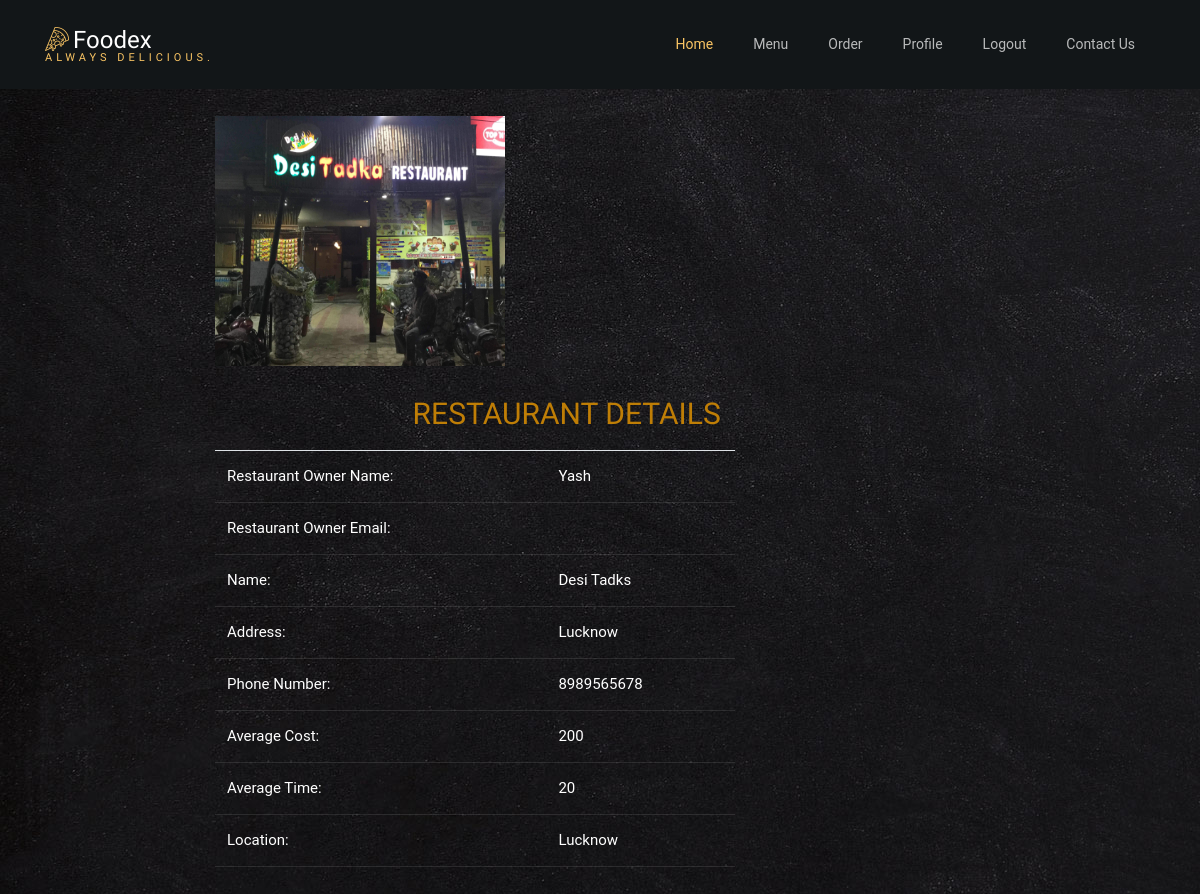
Screenshot of /restaurant/profile (signed in) with the database file from the repository.
### webapp/models.py (models this page shows, shortened)
class Restaurant(models.Model):
    restaurant_id = models.AutoField(primary_key=True)
    name = models.CharField(max_length=20, blank=False)
    owner = models.ForeignKey(RestaurantOwner, on_delete=models.CASCADE)
    address = models.CharField(max_length=50, blank=False)
    location = models.ForeignKey(Location, on_delete=models.DO_NOTHING)
    avg_time = models.CharField(max_length=4, blank=False)
    avg_cost = models.CharField(max_length=5, blank=False)
    is_exclusive = models.BooleanField(default=False)
    phone = models.CharField(max_length=10, blank=False)
    cuisine = models.ForeignKey(Cuisine, on_delete=models.DO_NOTHING)
    r_logo = models.FileField(blank=True)
    offer = models.ForeignKey(Offer, on_delete=models.DO_NOTHING)

class RestaurantOwner(models.Model):
    user = models.OneToOneField(settings.AUTH_USER_MODEL, on_delete=models.CASCADE)
    location = models.ForeignKey(Location, on_delete=models.DO_NOTHING)
    f_name = models.CharField(max_length=20, blank=False)
    l_name = models.CharField(max_length=20, blank=False)
    phone = models.CharField(max_length=10, blank=False)
    addressline1 = models.TextField(max_length=20, blank=False)
    addressline2 = models.TextField(max_length=20, blank=False)

class Location(models.Model):
    LocationId = models.AutoField(primary_key=True)
    LocationName = models.CharField(max_length=30, blank=False)
    def __str__(self):
        return self.LocationName

### webapp/views.py (the view)
# urls.py: path('restaurant/profile', views.restaurantProfile, name='rest_profile'),
def restaurantProfile(request, pk=None):
    if pk:
        user = User.objects.get(pk=pk)
    else:
        user = request.user
    restaurant_owner = RestaurantOwner.objects.get(user_id=request.user.id)
    restaurant = Restaurant.objects.get(owner_id=restaurant_owner)
    Context = {
        'user': user,
        'restaurant': restaurant,
        'restaurant_owner': restaurant_owner,
    }
    return render(request, 'webapp/rest_profile.html', Context)

### webapp/templates/webapp/rest_profile.html (shortened to what this page needs)
<!DOCTYPE html>
{% load static %}
<html lang="en">
<head>
    <link rel="stylesheet" href="{% static "css/open-iconic-bootstrap.min.css" %}">
    <link rel="stylesheet" href="{% static "css/animate.css" %}">
    <link rel="stylesheet" href="{% static "css/owl.carousel.min.css" %}">
    <link rel="stylesheet" href="{% static "css/owl.theme.default.min.css" %}">
    <link rel="stylesheet" href="{% static "css/magnific-popup.css" %}">
    <link rel="stylesheet" href="{% static "css/aos.css" %}">
    <link rel="stylesheet" href="{% static "css/ionicons.min.css" %}">
    <link rel="stylesheet" href="{% static "css/bootstrap-datepicker.css" %}">
    <link rel="stylesheet" href="{% static "css/jquery.timepicker.css" %}">
    <link rel="stylesheet" href="{% static "css/flaticon.css" %}">
    <link rel="stylesheet" href="{% static "css/icomoon.css" %}">
    <link rel="stylesheet" href="{% static "css/style.css" %}">
    <link rel="stylesheet" href="{% static "css/index.css" %}">
    <link rel="stylesheet" href="{% static "css/table_profile.css" %}">
</head>
<body>
<nav class="navbar navbar-expand-lg navbar-dark ftco_navbar bg-dark ftco-navbar-light" id="ftco-navbar">
    <div class="container">
        <a class="navbar-brand" href="{% url 'rest_index' %}"><span
                class="flaticon-pizza-1 mr-1"></span>Foodex<br><small>Always Delicious.</small></a>
        <div class="collapse navbar-collapse" id="ftco-nav">
            <ul class="navbar-nav ml-auto">
                <li class="nav-item active"><a href="{% url 'rest_index' %}" class="nav-link">Home</a></li>
                <li class="nav-item"><a href="{% url 'menu' %}" class="nav-link">Menu</a></li>
                 <li class="nav-item"><a href="{% url 'orderlist' %}" class="nav-link">Order</a></li>
                <li class="nav-item"><a href="{% url 'rest_profile' %}" class="nav-link">Profile</a></li>
                {% if request.user.is_authenticated %}
                    <li class="nav-item"><a href="{% url 'logout_view' %}" class="nav-link">Logout</a></li>
                {% endif %}
                <li class="nav-item"><a href="{% url 'rest_index' %}" class="nav-link">Contact Us</a></li>
            </ul>
        </div>
    </div>
</nav>
<br>
  <div class="container col-md-8">
    <img src="{{restaurant.r_logo.url}}" alt="Avatar" width="290px" height="250px">
  </div>
  <br>
	<div class="container col-md-8">
		<div class="row">
		<div class=" col-md-11 toppad">
          <div class="panel panel-info">
            <div class="panel-heading">
              <h1 ><strong>Restaurant Details</strong></h1>
                          </div>
                          <div class="panel-body">
                            <div class="row">
                              <div class="col-9">
                                <table class="table table-user-information">
                                  <tbody>
                                  	<tr>
                                      <td> Restaurant Owner Name:</td>
                                      <td>{{ restaurant_owner.f_name }}</td>
                                    </tr>
                                    <tr>
                                      <td> Restaurant Owner Email:</td>
                                      <td>{{ user.email }}</td>
                                    </tr>
                                    <tr>
                                      <td>Name:</td>
                                      <td>{{restaurant.name}}</td>
                                    </tr>
                                    <tr>
                                      <td>Address:</td>
                                      <td>{{restaurant.address}}</td>
                                    </tr>
                                    <tr>
                                      <td>Phone Number:</td>
                                      <td>{{restaurant.phone}}</td>
                                    </tr>
                                     <tr>
                                      <td>Average Cost:</td>
                                      <td>{{restaurant.avg_cost}}</td>
                                    </tr>
                                     <tr>
                                      <td>Average Time:</td>
                                      <td>{{restaurant.avg_time}}</td>
                                    </tr>
                                    <tr>
                                      <td>Location:</td>
                                      <td>{{restaurant.location}}</td>
                                    </tr>
                                  </tbody>
                                </table>
                </div>
              </div>
            </div>
        </div>
        </div>
		</div>
	</div>
  <br>
</body>

### static/css/table_profile.css (style rules this page uses)
h1 { font-size: 30px; color:#bf7e06; text-transform: uppercase; font-weight: 300; text-align: center; margin-bottom: 15px; }
table { width:100%; }
td { padding: 20px; text-align: left; vertical-align:middle; font-weight: 400; font-size: 15px; color: #fff; border-bottom: solid 1px rgba(255,255,255,0.1); }
body { background: url("../images/bg_4.jpg"); font-family: 'Roboto', sans-serif; }

### rows the page displays
Restaurant: r_logo (picture), name "Desi Tadks", address "Lucknow", phone "8989565678", avg_cost "200", avg_time "20", location "Lucknow"
RestaurantOwner: f_name "Yash"
